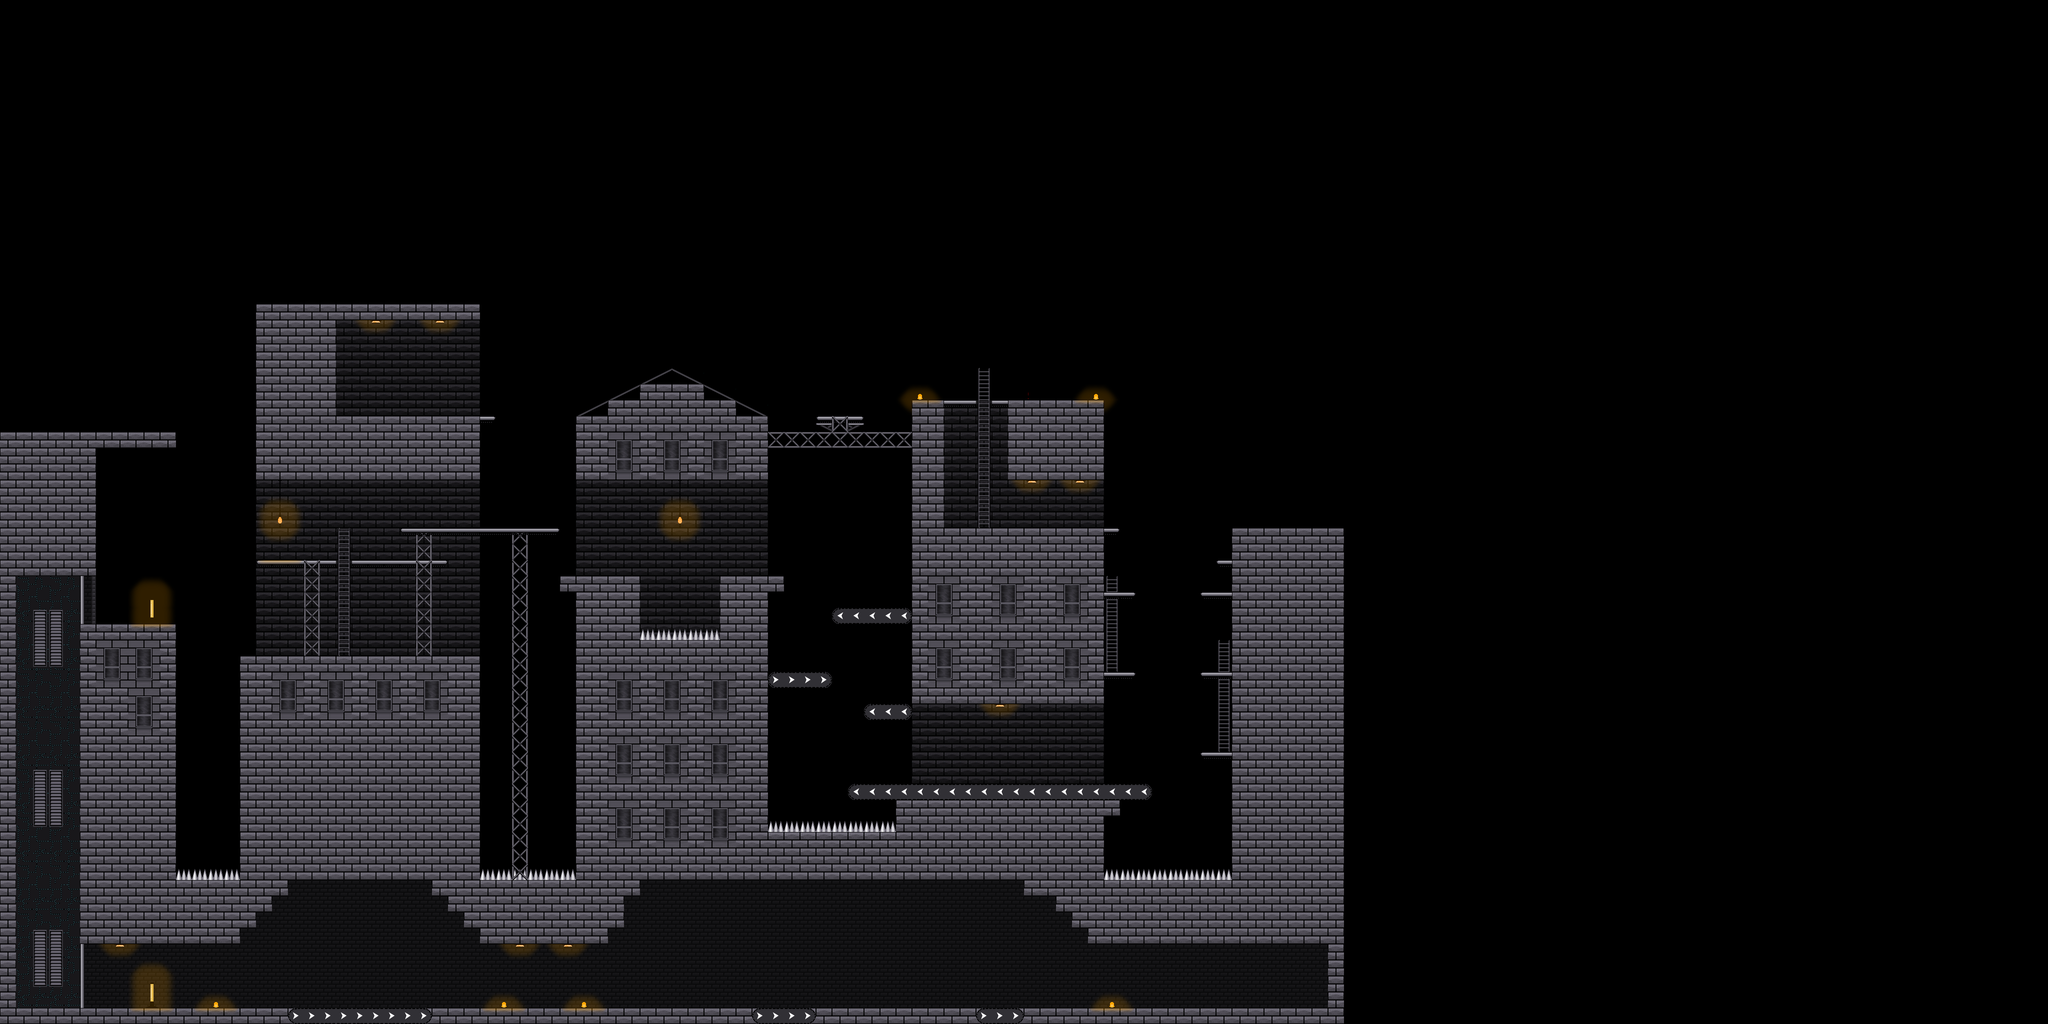

A level layout from a 2D game, rendered from its tile map. Below: a short description, then the map file with tile-grid data replaced by summaries:
An orthogonal 128x64 tile map with 32x32 px tiles, 7 tile layers (Tile Layer 7, Tile Layer 8, animlayer, Tile Layer 9, ...), 3 hidden layers not drawn, 3 tilesets.

<map version="1.0" orientation="orthogonal" width="128" height="64" tilewidth="32" tileheight="32">
 <tileset firstgid="1" name="nodes" tilewidth="32" tileheight="32">
  <image source="nodes.png" width="512" height="512" />
  <tile id="0">
   <properties>
    <property name="playerstart" value="" />
   </properties>
  </tile>
  <tile id="1">
   <properties>
    <property name="destroyable" value="" />
    <property name="powercable" value="" />
    <property name="triggervalue" value="1" />
   </properties>
  </tile>
  <tile id="2">
   <properties>
    <property name="destroyable" value="" />
    <property name="triggervalue" value="2" />
   </properties>
  </tile>
  <tile id="3">
   <properties>
    <property name="destroyable" value="" />
    <property name="triggervalue" value="3" />
   </properties>
  </tile>
  <tile id="17">
   <properties>
    <property name="instancetype" value="once" />
    <property name="triggervalue" value="1" />
    <property name="worldvolume" value="" />
   </properties>
  </tile>
  <tile id="32">
   <properties>
    <property name="levelcomplete" value="" />
   </properties>
  </tile>
  <tile id="49">
   <properties>
    <property name="delay" value="0" />
    <property name="door" value="closed" />
    <property name="instancetype" value="once" />
    <property name="triggervalue" value="1" />
   </properties>
  </tile>
  <tile id="50">
   <properties>
    <property name="delay" value="0" />
    <property name="door" value="closed" />
    <property name="instancetype" value="once" />
    <property name="triggervalue" value="2" />
   </properties>
  </tile>
  <tile id="64">
   <properties>
    <property name="ladder" value="" />
   </properties>
  </tile>
  <tile id="65">
   <properties>
    <property name="count" value="2" />
    <property name="delay" value="0" />
    <property name="enemyspawn" value="footsoldier" />
    <property name="triggervalue" value="1" />
   </properties>
  </tile>
  <tile id="80">
   <properties>
    <property name="ladder" value="" />
    <property name="platform" value="" />
   </properties>
  </tile>
  <tile id="96">
   <properties>
    <property name="platform" value="" />
   </properties>
  </tile>
  <tile id="97">
   <properties>
    <property name="mover" value="backward" />
    <property name="movex" value="0" />
    <property name="movey" value="27" />
    <property name="speed" value="5" />
    <property name="triggervalue" value="0" />
   </properties>
  </tile>
  <tile id="98">
   <properties>
    <property name="mover" value="backward" />
    <property name="movex" value="22" />
    <property name="movey" value="0" />
    <property name="speed" value="2" />
    <property name="triggervalue" value="0" />
   </properties>
  </tile>
  <tile id="112">
   <properties>
    <property name="solid" value="" />
   </properties>
  </tile>
  <tile id="113">
   <properties>
    <property name="mover" value="backward" />
    <property name="movex" value="8" />
    <property name="movey" value="0" />
    <property name="speed" value="2" />
    <property name="triggervalue" value="0" />
   </properties>
  </tile>
  <tile id="114">
   <properties>
    <property name="mover" value="" />
    <property name="movex" value="8" />
    <property name="movey" value="0" />
    <property name="speed" value="2" />
    <property name="triggervalue" value="0" />
   </properties>
  </tile>
  <tile id="115">
   <properties>
    <property name="mover" value="" />
    <property name="movex" value="0" />
    <property name="movey" value="36" />
    <property name="speed" value="4" />
    <property name="triggervalue" value="3" />
   </properties>
  </tile>
  <tile id="128">
   <properties>
    <property name="conveyer" value="right" />
   </properties>
  </tile>
  <tile id="129">
   <properties>
    <property name="flamerangle" value="0" />
    <property name="flamerturret" value="left" />
   </properties>
  </tile>
  <tile id="130">
   <properties>
    <property name="angle" value="180" />
    <property name="turret" value="wallturret" />
   </properties>
  </tile>
  <tile id="131">
   <properties>
    <property name="flamerturret" value="right" />
   </properties>
  </tile>
  <tile id="132">
   <properties>
    <property name="angle" value="0" />
    <property name="turret" value="wallturret" />
   </properties>
  </tile>
  <tile id="144">
   <properties>
    <property name="conveyer" value="left" />
   </properties>
  </tile>
  <tile id="160">
   <properties>
    <property name="death" value="" />
   </properties>
  </tile>
  <tile id="161">
   <properties>
    <property name="powercable" value="" />
    <property name="triggervalue" value="1" />
   </properties>
  </tile>
  <tile id="162">
   <properties>
    <property name="powercable" value="" />
    <property name="triggervalue" value="2" />
   </properties>
  </tile>
  <tile id="176">
   <properties>
    <property name="diagonal" value="" />
   </properties>
  </tile>
  <tile id="177">
   <properties>
    <property name="crusher" value="hazard" />
    <property name="delay" value="0" />
    <property name="movex" value="0" />
    <property name="movey" value="5" />
    <property name="speed" value="0" />
   </properties>
  </tile>
  <tile id="192">
   <properties>
    <property name="diagonal" value="left" />
   </properties>
  </tile>
  <tile id="241">
   <properties>
    <property name="item" value="shotgun" />
   </properties>
  </tile>
  <tile id="244">
   <properties>
    <property name="crate" value="" />
   </properties>
  </tile>
 </tileset>
 <tileset firstgid="257" name="greyscitiles" tilewidth="32" tileheight="32">
  <image source="greyscitiles.png" width="512" height="512" />
  <tile id="80">
   <properties>
    <property name="animated" value="2" />
   </properties>
  </tile>
  <tile id="86">
   <properties>
    <property name="animated" value="2" />
   </properties>
  </tile>
  <tile id="88">
   <properties>
    <property name="animated" value="2" />
   </properties>
  </tile>
  <tile id="96">
   <properties>
    <property name="animated" value="2" />
   </properties>
  </tile>
  <tile id="102">
   <properties>
    <property name="animated" value="2" />
   </properties>
  </tile>
  <tile id="104">
   <properties>
    <property name="animated" value="2" />
   </properties>
  </tile>
  <tile id="112">
   <properties>
    <property name="animated" value="2" />
   </properties>
  </tile>
  <tile id="114">
   <properties>
    <property name="" value="" />
   </properties>
  </tile>
  <tile id="116">
   <properties>
    <property name="" value="" />
   </properties>
  </tile>
  <tile id="118">
   <properties>
    <property name="animated" value="2" />
   </properties>
  </tile>
  <tile id="120">
   <properties>
    <property name="animated" value="2" />
   </properties>
  </tile>
  <tile id="142">
   <properties>
    <property name="animated" value="2" />
   </properties>
  </tile>
 </tileset>
 <tileset firstgid="513" source="lights.tsx" />
 <layer name="boundary guide" width="128" height="64" visible="0">
  <data>[8192 cells, 595 non-empty, 1 distinct tile ids]</data>
 </layer>
 <layer name="Tile Layer 7" width="128" height="64">
  <data>[8192 cells, 387 non-empty, 6 distinct tile ids]</data>
 </layer>
 <layer name="Tile Layer 8" width="128" height="64">
  <data>[8192 cells, 2234 non-empty, 23 distinct tile ids]</data>
 </layer>
 <layer name="animlayer" width="128" height="64">
  <data>[8192 cells, 181 non-empty, 16 distinct tile ids]</data>
 </layer>
 <layer name="nodelayer" width="128" height="64" visible="0">
  <data>[8192 cells, 102 non-empty, 10 distinct tile ids]</data>
 </layer>
 <layer name="collision" width="128" height="64" visible="0">
  <data>[8192 cells, 698 non-empty, 9 distinct tile ids]</data>
 </layer>
 <layer name="Tile Layer 9" width="128" height="64">
  <data>[8192 cells, 29 non-empty, 5 distinct tile ids]</data>
 </layer>
 <layer name="Tile Layer 6" width="128" height="64">
  <data>[8192 cells, 85 non-empty, 13 distinct tile ids]</data>
 </layer>
 <layer name="lights" width="128" height="64">
  <data>[8192 cells, 105 non-empty, 12 distinct tile ids]</data>
 </layer>
 <layer name="Tile Layer 10" width="128" height="64">
  <data>[8192 cells, 3 non-empty, 1 distinct tile ids]</data>
 </layer>
</map>
